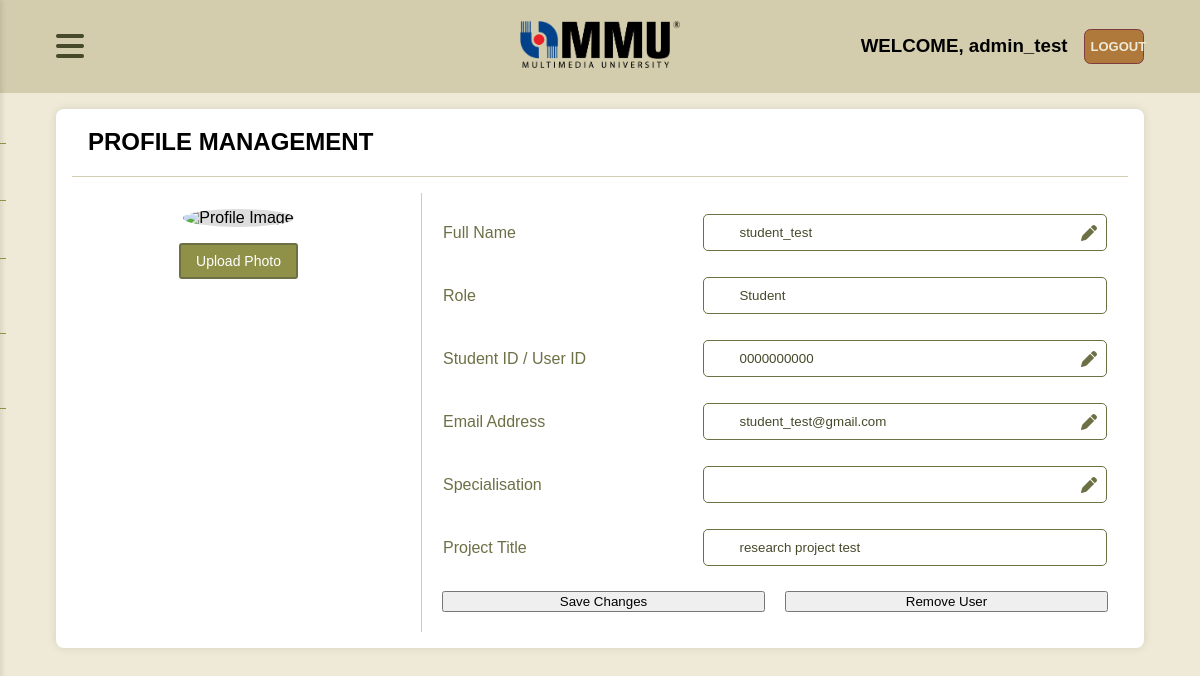
Screenshot of /ADMIN/manage-profile.php?id=0000000000 (signed in) with the database file from the repository.
### tables this page shows
CREATE TABLE `users` (
  `id` int(11) NOT NULL,
  `user_id` varchar(50) NOT NULL,
  `full_name` varchar(100) NOT NULL,
  `password` varchar(255) NOT NULL,
  `role` enum('Student','Supervisor','Admin') NOT NULL
);

CREATE TABLE `student` (
  `id` int(11) NOT NULL,
  `user_id` varchar(10) NOT NULL,
  `password` varchar(255) NOT NULL,
  `full_name` varchar(30) NOT NULL,
  `contact_no` varchar(12) NOT NULL,
  `email` varchar(30) NOT NULL,
  `role` enum('Student','Supervisor','Admin') NOT NULL,
  `is_collab` tinyint(1) NOT NULL,
  `supervisor_id` varchar(10) DEFAULT NULL,
  `specialisation` varchar(255) NOT NULL
);

CREATE TABLE `project` (
  `id` int(11) NOT NULL,
  `title` varchar(50) NOT NULL,
  `project_type` enum('Application','Research','Mixed') NOT NULL,
  `description` varchar(200) NOT NULL,
  `motivation` varchar(200) NOT NULL,
  `objectives` varchar(75) NOT NULL,
  `is_collab` tinyint(1) NOT NULL,
  `supervisor_approval_status` enum('Pending','Approved','Rejected') NOT NULL DEFAULT 'Pending',
  `student_id` varchar(10) DEFAULT NULL,
  `supervisor_id` varchar(10) DEFAULT NULL,
  `progression` int(11) NOT NULL DEFAULT 0,
  `submission_attachment_1` mediumblob DEFAULT NULL,
  `admin_approval_status` enum('Pending','Approved','Rejected') NOT NULL DEFAULT 'Pending',
  `submission_attachment_2` mediumblob DEFAULT NULL,
  `submission_attachment_3` mediumblob DEFAULT NULL,
  `submission_attachment_4` mediumblob DEFAULT NULL,
  `submission_attachment_5` mediumblob DEFAULT NULL,
  `submission_attachment_6` mediumblob DEFAULT NULL,
  `propose` varchar(20) DEFAULT NULL,
  `submission_attachment` blob DEFAULT NULL,
  `is_complete` tinyint(1) NOT NULL DEFAULT 0
);

### ADMIN/manage-profile.php (the view, shortened to what this page needs)
<?php
$conn = OpenCon();
function outputProfile($name, $role, $id, $email) {
    echo "<tr>";
    echo "<td><label for='full-name'>Full Name</label></td>";
    echo "<td>";
    echo "<div class='editable'>";
    echo "<input type='text' name='full-name' id='full-name' value='$name' />";
    echo "<i class='fas fa-pen'></i>";
    echo "</div>";
    echo "</td>";
    echo "</tr>";
    echo "<tr>";
    echo "<td><label for='role'>Role</label></td>";
    echo "<td><input type='text' name='role' id='role' value='$role' readonly /></td>";
    echo "</tr>";
    echo "<tr>";
    echo "<td><label for='id'>Student ID / User ID</label></td>";
    echo "<td>";
    echo "<div class='editable'>";
    echo "<input type='text' name='id' id='id' value='$id' />";
    echo "<i class='fas fa-pen'></i>";
    echo "</div>";
    echo "</tr>";
    echo "<tr>";
    echo "<td><label for='email'>Email Address</label></td>";
    echo "<td>";
    echo "<div class='editable'>";
    echo "<input type='text' name='email' id='email' value='$email' />";
    echo "<i class='fas fa-pen'></i>";
    echo "</div>";
    echo "</td>";
    echo "</tr>";
}
?>
<!DOCTYPE html>
<html lang="en">
<head>
    <link rel="stylesheet" href="../CSS/set.css">
    <link rel="stylesheet" href="../CSS/header.css">
    <link rel="stylesheet" href="../CSS/profile.css">
    <link rel="stylesheet" href="https://cdnjs.cloudflare.com/ajax/libs/font-awesome/6.5.1/css/all.min.css">
</head>
<body>
    <?php include '../HEADER/admin-header.inc.php'; ?>
    <div class="container">
        <div class="header">
            <h2>PROFILE MANAGEMENT</h2>
        </div>
        <div class="profile-container">
            <div class="col-left">
                <p>
                    <img src="../IMG/profile.jpg" class="profile-img" alt="Profile Image"></img>
                </p>
                <p>
                    <label for="photo" class="upload-btn">Upload Photo</label>
                </p>
            </div>
            <?php
                $id = $_GET['id'];
                $userSql = "SELECT * FROM users WHERE user_id = '$id'";
                $userResult = mysqli_query($conn, $userSql);
                $userRow = mysqli_fetch_assoc($userResult);
                $name = $userRow['full_name'];
                $role = $userRow['role'];
                $id = $userRow['user_id'];
            ?>
            <div class="col-right">
                <form id="profile-form" action="../POST/admin-manage-profile.php" method="POST" onsubmit="">
                    <table class="profile-table">
                        <?php
                            if($role == 'Student') {
                                $studSql = "SELECT * FROM student WHERE user_id = '$id'";
                                $studResult = mysqli_query($conn, $studSql);
                                $studRow = mysqli_fetch_assoc($studResult);
                                $spec = $studRow['specialisation'];
                                $projSql = "SELECT * FROM project WHERE student_id = '$id'";
                                $projResult = mysqli_query($conn, $projSql);
                                $projRow = mysqli_fetch_assoc($projResult);
                                $title = $projRow['title'] ?? '-' ;
                                outputProfile($name, $role, $id, $studRow['email']);
                                echo "<tr>";
                                echo "<td><label for='specialisation'>Specialisation</label></td>";
                                echo "<td>";
                                echo "<div class='editable'>";
                                echo "<input type='text' name='specialisation' id='specialisation' value='$spec' />";
                                echo "<i class='fas fa-pen'></i>";
                                echo "</div>";
                                echo "</td>";
                                echo "</tr>";
                                echo "<tr>";
                                echo "<td><label for='title'>Project Title</label></td>";
                                echo "<td><input type='text' name='title' id='title' value='$title' readonly /></td>";
                                echo "</tr>";
                            }
                        ?>
                    </table>
                    <div id="btn-area">
                        <input type="submit" id="submit" name="submit" value="Save Changes" />
                        <input type="submit" id="remove" name="remove" value="Remove User" onclick="return confirm('Confirm to remove this user?');" />
                    </div>
                </form>
            </div>
        </div>
    </div>
</body>
</html>

### HEADER/admin-header.inc.php (shortened to what this page needs)
<?php
    $connect = OpenCon();
    $query = "SELECT full_name FROM admin WHERE user_id = " . $_SESSION['user_id'];
    $result = mysqli_query($connect, $query);
    $row = $result -> fetch_assoc();
?>
<header>
    <div id="menu">
        <label for="menu-toggle" class="menu-icon">
            <i class="fa-solid fa-bars menu-bar"></i>
        </label>
        <nav id="ham-menu">
            <div>
                <label for="menu-toggle"><i class="fa-regular fa-circle-xmark close-menu"></i></label>
                <ul>
                    <li><a href="main.php">HOME</a></li>
                    <li><a href="announcement.php">ANNOUNCEMENT</a></li>
                    <li><a href="chat.php">CHAT ROOM</a></li>
                    <li><a href="project-management.php">MANAGE PROPOSAL</a></li>
                    <li><a href="manage-project.php">MANAGE PROJECT</a></li>
                    <li><a href="user-profile-management.php">MANAGE USER</a></li>
                </ul>
            </div>
        </nav>
    </div>
    <figure id="logo">
        <a href="main.php"><img src="../IMG/MMU-logo.png" alt="MMU"></a>
    </figure>
    <div id="user">
        <h3>WELCOME, <span><?php echo $row['full_name'] ?></span></h3>
        <button id="logout-btn" onclick="window.location.href='../login.php'">LOGOUT</button>
    </div>
</header>

### CSS/set.css (style rules this page uses)
body { background-color: #efead7; font-family: Poppins, sans-serif; margin: 0; padding: 0; }
html { overflow-y: scroll; scroll-behavior: smooth; }

### CSS/header.css (style rules this page uses)
header { display: flex; justify-content: space-between; align-items: center; padding: 0.3em 3.5em; background-color: #d3cdad; }
#menu { width: 40%; display: flex; justify-content: flex-start; align-items: center; }
figure { width: 20%; display: flex; justify-content: center; align-items: center; }
#user { width: 40%; display: flex; justify-content: flex-end; align-items: center; gap: 1em; }
label > i { font-size: 2em; color: #47492b; cursor: pointer; transition: ease 0.2s; }
figure > a > img { width: 10em; }
#logout-btn { height: 2.7em; width: 15%; background-color: #af793b; border:1pt solid #7e3c3e; color: #efead7; cursor: pointer; font-weight: 700; font-size: small; border-radius: 0.5em; transition: ease-in-out 0.2s; }
.menu-icon { display: inline-block; cursor: pointer; }
#ham-menu { position: fixed; top: 0; left: 0; width: 20%; height: 100%; background-color: #efead7; box-shadow: 2px 0 5px rgba(0,0,0,0.1); transform: translateX(-100%); transition: transform 0.3s ease; }
nav > div > label { width: 100%; display: flex; justify-content: flex-end; }
.close-menu { cursor: pointer; font-size: 1.8em; padding: 1em 1em; margin-left: 0em; text-align: right; transition: ease 0.2s; }
#ham-menu { display: flex; flex-direction: column; justify-content: space-between; align-items: center; height: 100%; padding: 0; margin: 0; }
#ham-menu ul { padding: 0; margin: 0; list-style: none; }
#ham-menu ul li { padding: 0em; border-bottom: 1px solid #8f9148; cursor: pointer; text-align: center; transition: ease 0.2s; }
#ham-menu ul li:last-child { border-bottom: none; }

### CSS/profile.css (style rules this page uses)
.container { margin-top: 1em; margin-left: 3.5em; margin-right: 3.5em; margin-bottom: 1em;; padding-left: 1em; padding-right: 1em; padding-bottom: 1em; border-radius: 0.5em; height: 100%; background: #fff; box-shadow: 0 0 10px rgba(0, 0, 0, 0.1); }
.header { padding-left: 1em; display: flex; align-items: center; justify-content: space-between; border-bottom: 1px solid #d3cdad; }
.profile-container { display: flex; padding-top: 1em; }
.col-left { flex: 1; text-align: center; padding-right: 1em; border-right: 1px solid #d3cdad; }
.col-right { flex: 2; padding: 20px; }
.profile-img { width: 150px; height: 150px; border-radius: 50%; background-color: #ddd; }
label { color: #6d7045; }
input[type="text"], input[type="email"], input[type="password"] { width: 100%; padding: 10px; padding-left: 35px; border: 1px solid #6d7045; border-radius: 5px; color: #47492b; box-sizing: border-box; size: 16px; }
input[type="submit"] { cursor: pointer; width: 100%; }
.editable { position: relative; width: 100%; }
.editable .fa-pen { position: absolute; right: 10px; top: 50%; transform: translateY(-50%); color: #6d7045; }
#profile-form { width: 100%; }
table { width: 100%; border-collapse: collapse; padding: 50px; }
table td { padding-bottom: 25px; }
.upload-btn { display: inline-block; background-color: #8f9148; border: 2px solid #6d7045; border-radius: 3px; color: white; padding: 8px 15px; cursor: pointer; font-size: 14px; }
#btn-area { display: flex; gap: 20px; justify-content: flex-start; }

### rows the page displays
users: full-name "student_test", role "Student", id "0000000000"
student: email "student_test@gmail.com"
project: title "research project test"

### other values shown
$row['full_name'] "admin_test"
